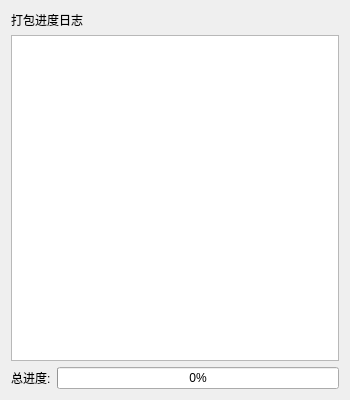
<?xml version="1.0" encoding="UTF-8"?>
<ui version="4.0">
 <class>progressDialog</class>
 <widget class="QDialog" name="progressDialog">
  <property name="geometry">
   <rect>
    <x>0</x>
    <y>0</y>
    <width>350</width>
    <height>400</height>
   </rect>
  </property>
  <property name="minimumSize">
   <size>
    <width>350</width>
    <height>400</height>
   </size>
  </property>
  <property name="windowTitle">
   <string>打包进度</string>
  </property>
  <property name="windowIcon">
   <iconset resource="iconresource.qrc">
    <normaloff>:/icon/packageIcon</normaloff>:/icon/packageIcon</iconset>
  </property>
  <layout class="QVBoxLayout" name="verticalLayout_2">
   <item>
    <layout class="QVBoxLayout" name="verticalLayout">
     <item>
      <widget class="QLabel" name="progLabel">
       <property name="text">
        <string>打包进度日志</string>
       </property>
      </widget>
     </item>
     <item>
      <widget class="QTextBrowser" name="logBrowser"/>
     </item>
    </layout>
   </item>
   <item>
    <layout class="QHBoxLayout" name="horizontalLayout">
     <item>
      <layout class="QVBoxLayout" name="labelBox">
       <item>
        <widget class="QLabel" name="label_2">
         <property name="text">
          <string>总进度:</string>
         </property>
        </widget>
       </item>
      </layout>
     </item>
     <item>
      <layout class="QVBoxLayout" name="progressBar">
       <item>
        <widget class="QProgressBar" name="totalBar">
         <property name="value">
          <number>0</number>
         </property>
        </widget>
       </item>
      </layout>
     </item>
    </layout>
   </item>
  </layout>
 </widget>
 <resources>
  <include location="iconresource.qrc"/>
 </resources>
 <connections/>
</ui>
